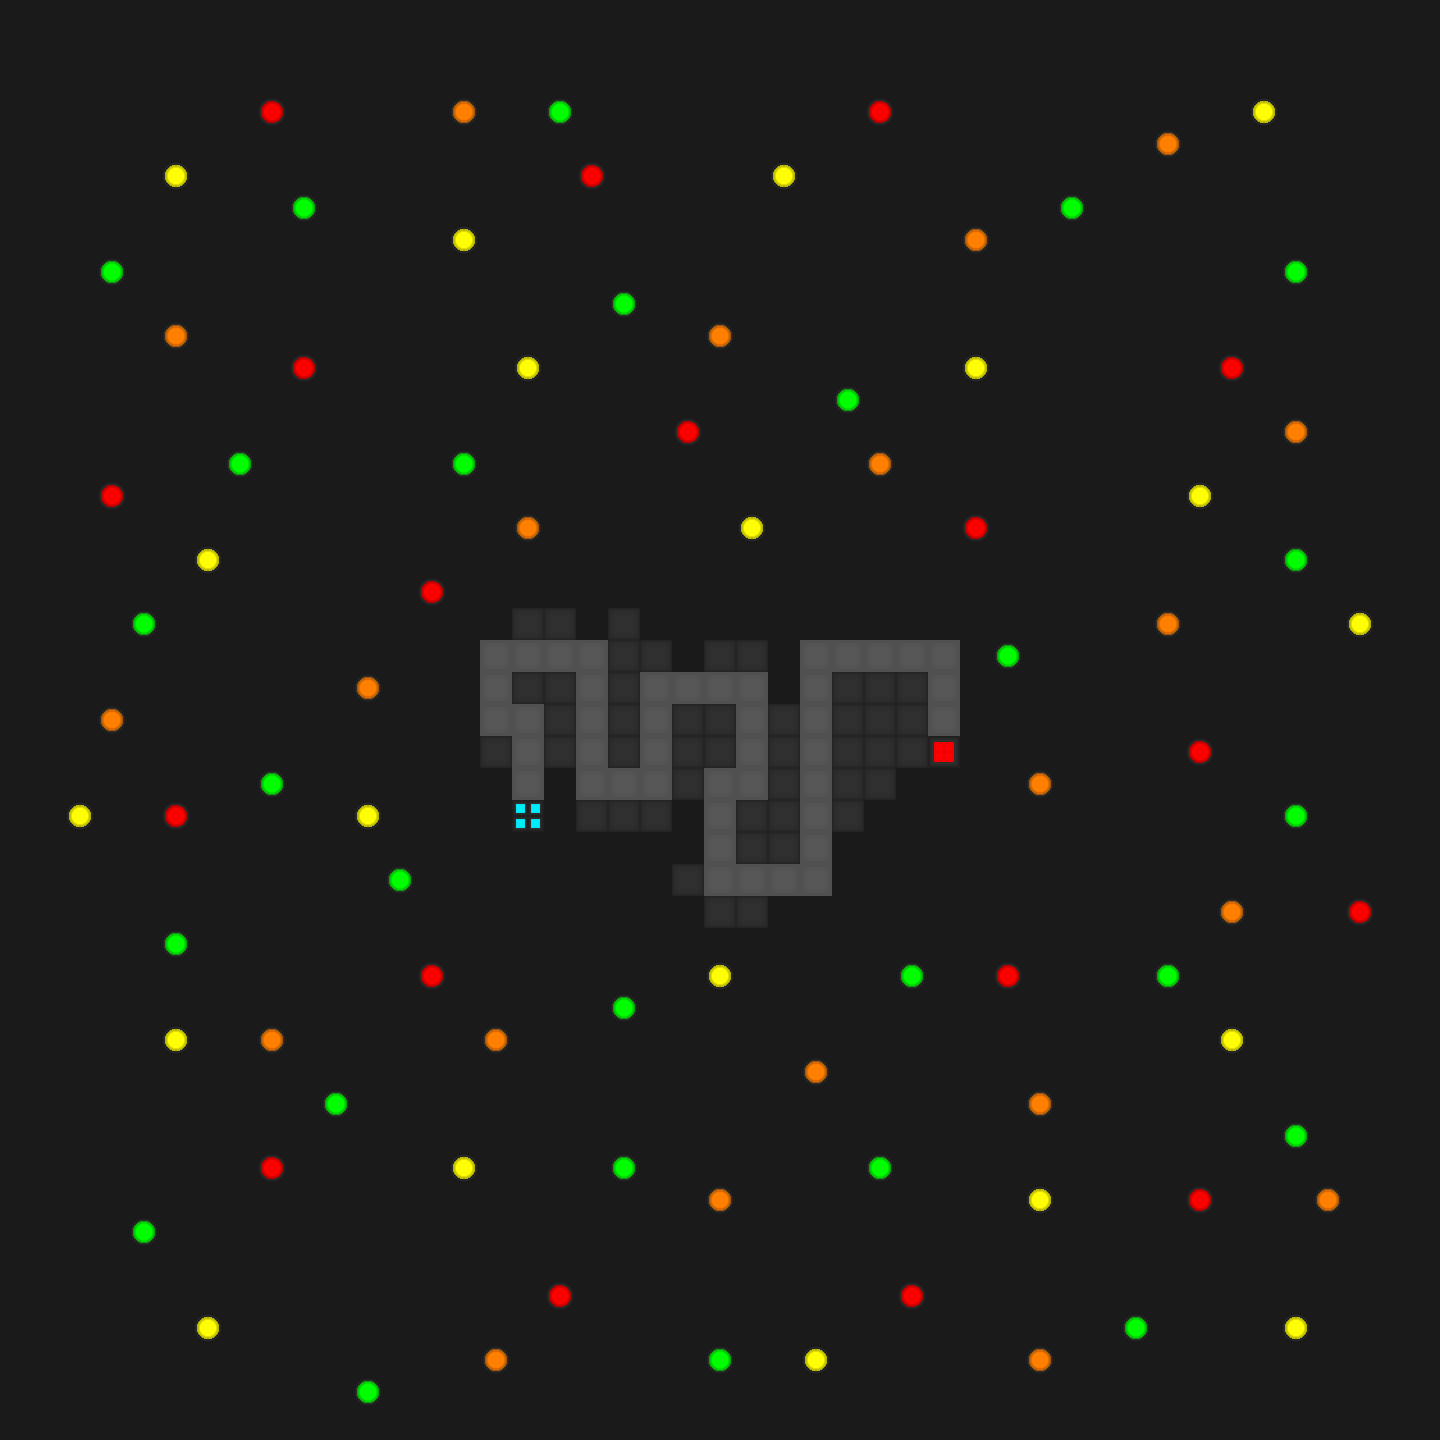

A 2D game scene composited from a Tiled map and its tileset images. What follows is a short description and the map's XML, with each tile layer's data collapsed to a summary:
An orthogonal 45x45 tile map with 32x32 px tiles, 5 tile layers (background, enemy_base, player_base, road, ...).

<map version="1.10" tiledversion="1.11.2" orientation="orthogonal" renderorder="right-down" width="45" height="45" tilewidth="32" tileheight="32" infinite="0" nextlayerid="6" nextobjectid="1">
 <tileset firstgid="1" source="tile_sheet.tsx" />
 <layer id="1" name="background" width="45" height="45">
  <data>[2025 cells, 2025 non-empty, 5 distinct tile ids]</data>
 </layer>
 <layer id="2" name="enemy_base" width="45" height="45">
  <data>[2025 cells, 1 non-empty, 1 distinct tile ids]</data>
 </layer>
 <layer id="3" name="player_base" width="45" height="45">
  <data>[2025 cells, 1 non-empty, 1 distinct tile ids]</data>
 </layer>
 <layer id="4" name="road" width="45" height="45">
  <data>[2025 cells, 44 non-empty, 1 distinct tile ids]</data>
 </layer>
 <layer id="5" name="platforms" width="45" height="45">
  <data>[2025 cells, 45 non-empty, 1 distinct tile ids]</data>
 </layer>
</map>
